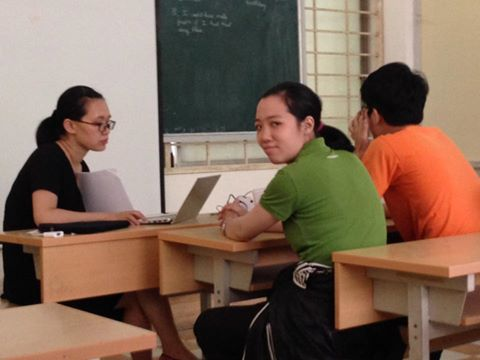
#> input picture convert/image.jpg, 480 x 360 px
$ python convert.py   (Python 2 division)
#> lines starting #> are read from the running program, lines starting #| are printed output that depends on the picture
#!/usr/bin/python
# -*- coding: utf-8 -*-
import math
from PIL import Image
import random
from sklearn.cluster import KMeans
import numpy as np

# [65 lines of commented-out code are left out]

def distance(a, b):
	return math.sqrt((a[0] - b[0]) ** 2 + (a[1] - b[1]) ** 2 + (a[2] - a[2]) ** 2)


im = Image.open('image.jpg')
#> im is the input picture: PIL image 480x360 RGB; mean R, G, B 127.4, 103.2, 86.4
rgb_im = im.convert('RGB')
(width, height) = im.size
#> width = 480; height = 360
k = 8

colors = []
for x in range(width):
    for y in range(height):
        color = rgb_im.getpixel((x, y))
        colors.append(color)
#> after the loop, colors = 172800 items


for color in colors:
	color = list(color)
#> this loop made 172800 passes
#> color on passes 1 to 3: [210, 199, 195], [212, 201, 197], [215, 204, 200]

# X = np.array(colors)
# kmeans = KMeans(n_clusters=k, random_state=0).fit(X)
# centers = kmeans.cluster_centers_
centers = [[ 173, 122,   95],
	 [  92,   45,   29],
	 [ 208,  198,  191],
	 [ 120,   96,   63],
	 [ 183,  159,  135],
	 [  17,   11,   10],
	 [ 234,  103,   62],
	 [  48,   57,   49]]

for center in centers:
	for i in range(3):
		center[i] = int(center[i])

# print centers


data = []

# [13 lines of commented-out code are left out]


for i in range(len(colors)):
	if i % width is 0:
		row = []

	row.append(colors[i])

	if i % width is 2:
		data.append(row)
#> after the loop, data = 360 items

data = np.array(data)
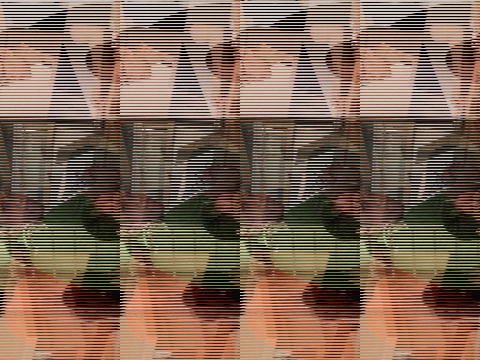
#> data: shape (360, 480, 3) int64; mean of channels 0, 1, 2 127.4, 103.2, 86.4; drawn as R, G, B
# print len(data[0])
print data[0][0]
#| [210 199 195]

img = Image.fromarray(data, 'RGB')
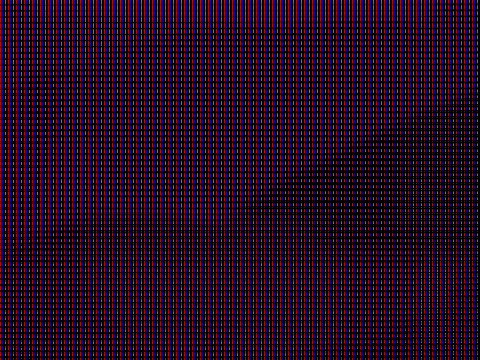
#> img: PIL image 480x360 RGB; mean R, G, B 18.1, 14.7, 15.9
img.save('my.png')
img.show()
